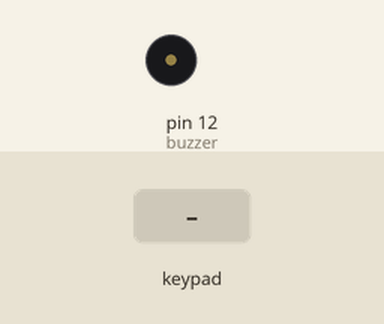
A sketch run on a simulated Arduino Uno, built with avr-gcc and run on an emulated ATmega328P. Parts: buzzer (waves = sounding). Inputs (shaded band) come from the test bench.

Above: at 1.2 s.
1.3 s: keypad keys 2 3 4 5 pressed 0.4 s apart
At 1.38 s:
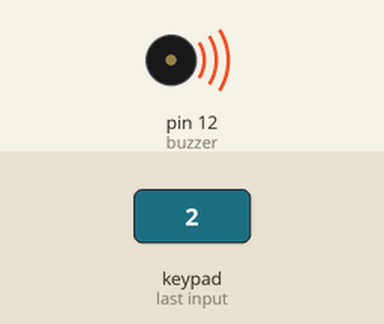
Timing chart, 0 to 4.3 s (numbered marks = the images above; inputs shaded):
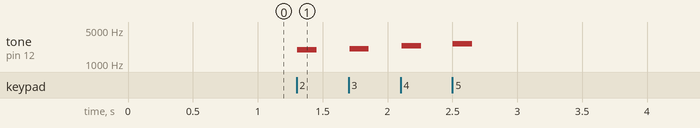

Measured:
- after the input at 1.3 s, tone on pin 12 (buzzer): plays 1975 Hz for 0.15 s, 2050 Hz for 0.15 s, 2350 Hz for 0.15 s, 2637 Hz for 0.15 s, starting at once

The sketch:

wiiumusic.ino
```cpp
#include <LiquidCrystal_I2C.h>
#include <Keypad.h>

const int buzzer = 12;
const byte rows = 4;
const byte columns = 4;

char keys[rows][columns] = {
  {'1', '2', '3', 'A'},
  {'4', '5', '6', 'B'},
  {'7', '8', '9', 'C'},
  {'*', '0', '#', 'D'}
};

byte rowPins[rows] = {2, 3, 4, 5};
byte columnPins[columns] = {6, 7, 8, 9};

Keypad keypad = Keypad(makeKeymap(keys), rowPins, columnPins, rows, columns);


void setup() {
  pinMode(12, OUTPUT);
  //wiipiano();

}

void sound(int frequency, int time) {
  tone(buzzer, frequency);
  delay(time);
  noTone(buzzer);
}

void wiipiano() {
  sound(2793, 500);
  sound(3500, 300);
  sound(4186, 500);
  sound(3500, 500);
  sound(2793, 300);
  sound(2350, 250);
  sound(2350, 250);
  sound(2350, 250);
  delay(1000);
  sound(2100, 250);
  sound(2350, 250);
  delay(50);
  sound(2793, 300);
  sound(3500, 300);
  sound(4186, 500);
  sound(3500, 500);
  sound(2793, 300);
  sound(5274, 750);
  sound(4978, 300);
  sound(4698, 300);
}

void loop() {
  char key = keypad.getKey();
  if(key)  // Check for a valid key.
  {
    switch (key)
    {
      case '1':
      //low la
        sound(1760, 150);
        break;
      case '2':
      // low si
        sound(1975, 150);
        break;
      case '3':
      // low do
        sound(2050, 150);
        break;
      case '4':
      // low re
        sound(2350, 150);
        break;
      case '5':
      // low mi
        sound(2637, 150);
        break;
      case '6':
      // fa
        sound(2793, 150);
        break;
      case '7':
      // sol
        sound(3135, 150);
        break;
      case '8':
      // la
        sound(3500, 150);
        break;
      case '9':
      // si
        sound(3951, 150);
        break;
      case '0':
      //high pitched do
        sound(4186, 150);
        break;
      case '#':
      //high pitched re
        sound(5274, 150);
        break;
      case '*':
      //high pitched mi
        sound(4698, 150);
        break;

      default:
        Serial.println(key);
    }
  }
}
```
